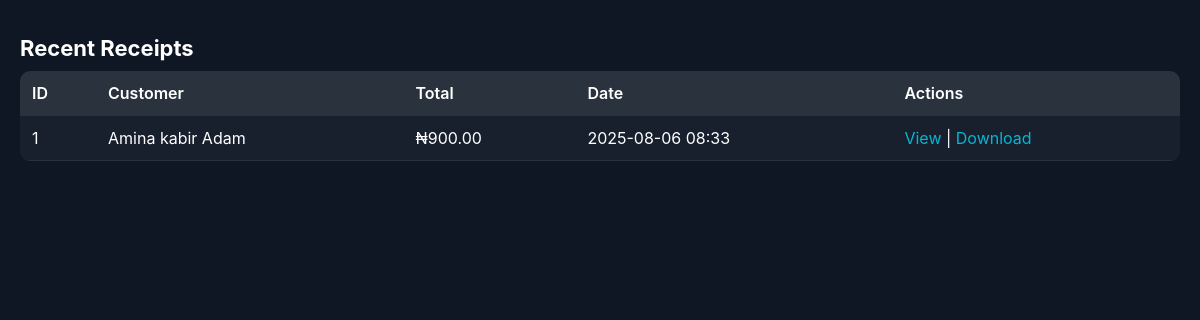
/recent_receipts (signed in), run on an earlier commit of the app's database.
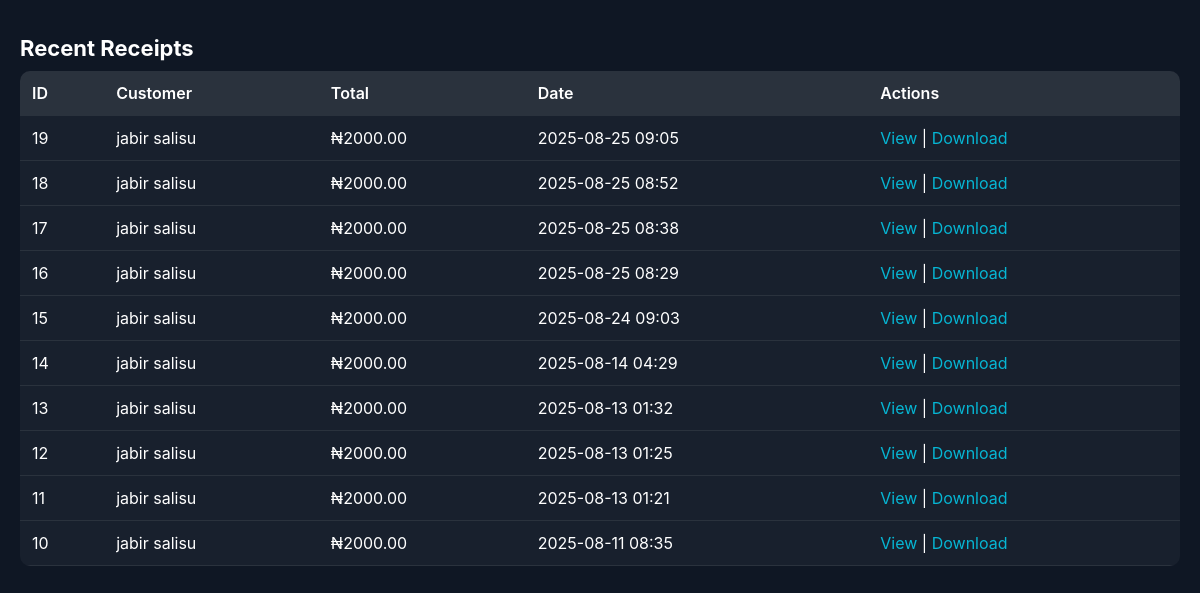
And on a later commit of the database.
### tables this page shows
CREATE TABLE receipts (
            id INTEGER PRIMARY KEY AUTOINCREMENT,
            user_id INTEGER NOT NULL,
            client_name TEXT NOT NULL,
            items TEXT NOT NULL,
            date TEXT NOT NULL,
            total REAL NOT NULL,
            FOREIGN KEY(user_id) REFERENCES users(id)
        );

### receipt_generator.py (the view)
@app.route('/recent_receipts')
def recent_receipts():
    if 'user_id' not in session:
        return redirect(url_for('login'))
    db = get_db()
    rows = db.execute("""
        SELECT *
        FROM receipts
        WHERE user_id = ?
        ORDER BY date DESC
        LIMIT 10
    """, (session['user_id'],)).fetchall()
    normalized = []
    for r in rows:
        rd = dict(r) if isinstance(r, sqlite3.Row) else dict(zip([c[0] for c in db.execute("PRAGMA table_info(receipts)").fetchall()], r))
        client_name = rd.get('client_name') or rd.get('customer_name') or rd.get('client') or rd.get('name') or ''
        total_raw = rd.get('total') or rd.get('total_amount') or rd.get('amount') or rd.get('price') or 0
        try:
            total_val = float(total_raw)
        except Exception:
            total_val = 0.0
        date_val = rd.get('date') or rd.get('created_at') or rd.get('timestamp') or ''
        normalized.append({
            'id': rd.get('id'),
            'client_name': client_name,
            'total': total_val,
            'date': date_val
        })
    return render_template('recent_receipts.html', receipts=normalized)

### receipt_generator.py (called while the page is built)
def get_db():
    if 'db' not in g:
        g.db = sqlite3.connect(DB_PATH)
        g.db.row_factory = sqlite3.Row
    return g.db

### templates/recent_receipts.html (shortened to what this page needs)
<!doctype html>
<html lang="en">
<head>
</head>
<body>
  <h1>Recent Receipts</h1>
  {% if receipts %}
  <table>
    <thead>
      <tr>
        <th>ID</th>
        <th>Customer</th>
        <th>Total</th>
        <th>Date</th>
        <th>Actions</th>
      </tr>
    </thead>
    <tbody>
      {% for r in receipts %}
      <tr>
        <td>{{ r.id }}</td>
        <td>{{ r.client_name }}</td>
        <td>₦{{ '%.2f' % r.total }}</td>
        <td>{{ r.date }}</td>
        <td>
          <a href="{{ url_for('view_receipt', receipt_id=r.id) }}">View</a> |
          <a href="{{ url_for('download_receipt', receipt_id=r.id) }}">Download</a>
        </td>
      </tr>
      {% endfor %}
    </tbody>
  </table>
  {% else %}
  <p>No recent receipts found.</p>
  {% endif %}
</body>
</html>

### templates/recent_receipts.html (style rules this page uses)
body { font-family: Inter, system-ui; background: #0f1724; color: white; margin: 0; padding: 20px; }
h1 { font-size: 22px; margin-bottom: 10px; }
table { width: 100%; border-collapse: collapse; background: rgba(255,255,255,0.04); border-radius: 10px; overflow: hidden; }
th, td { padding: 12px; text-align: left; border-bottom: 1px solid rgba(255,255,255,0.08); }
th { background: rgba(255,255,255,0.08); font-weight: 600; }
a { color: #06b6d4; text-decoration: none; }

What changed in the data, as far as the page shows it:
no longer on this page (row unchanged): receipts: id "1", client_name "Amina kabir Adam", total "900.00", date "2025-08-06 08:33"
added receipts: id "19", client_name "jabir salisu", total "2000.00", date "2025-08-25 09:05"
added receipts: id "18", client_name "jabir salisu", total "2000.00", date "2025-08-25 08:52"
added receipts: id "17", client_name "jabir salisu", total "2000.00", date "2025-08-25 08:38"
added receipts: id "16", client_name "jabir salisu", total "2000.00", date "2025-08-25 08:29"
added receipts: id "15", client_name "jabir salisu", total "2000.00", date "2025-08-24 09:03"
added receipts: id "14", client_name "jabir salisu", total "2000.00", date "2025-08-14 04:29"
added receipts: id "13", client_name "jabir salisu", total "2000.00", date "2025-08-13 01:32"
added receipts: id "12", client_name "jabir salisu", total "2000.00", date "2025-08-13 01:25"
added receipts: id "11", client_name "jabir salisu", total "2000.00", date "2025-08-13 01:21"
added receipts: id "10", client_name "jabir salisu", total "2000.00", date "2025-08-11 08:35"
